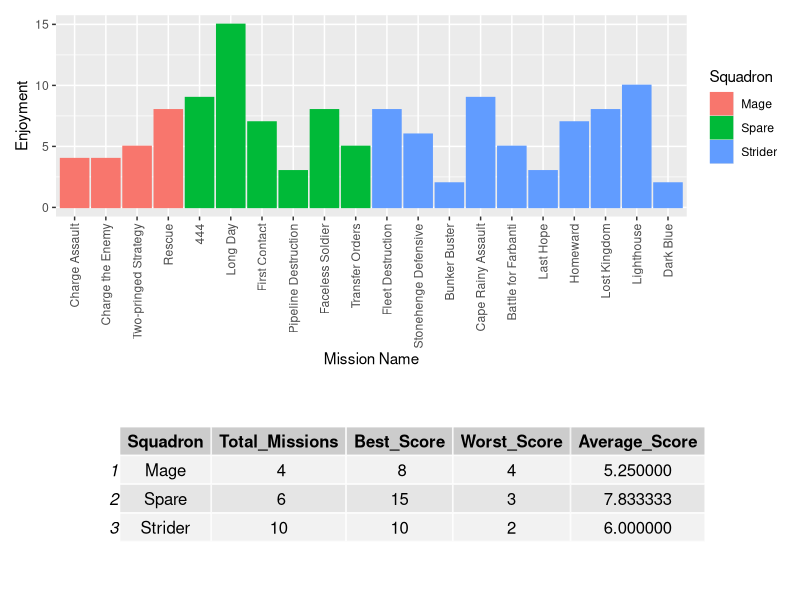

This chart was generated by the following R code:
## ---- chunk 1
library(tidyverse)
library(gridExtra)
library(patchwork)
c = read_csv("graph.csv")
## ---- chunk 2
tab = c %>% group_by(Squadron) %>%
  summarise(Total_Missions = n(),Best_Score = max(Enjoyment),Worst_Score=min(Enjoyment),Average_Score=mean(Enjoyment))%>%tableGrob()

c = read_csv("graph.csv")
c$`Mission Name` = factor(c$`Mission Name`, levels = c$`Mission Name`)

pc = c %>% ggplot(aes(x = `Mission Name`,y=Enjoyment,color=Squadron,fill=Squadron))+
  geom_bar(stat="identity")+theme(axis.text.x = element_text(angle = 90, vjust = 0.5, hjust=1))

pc/tab
